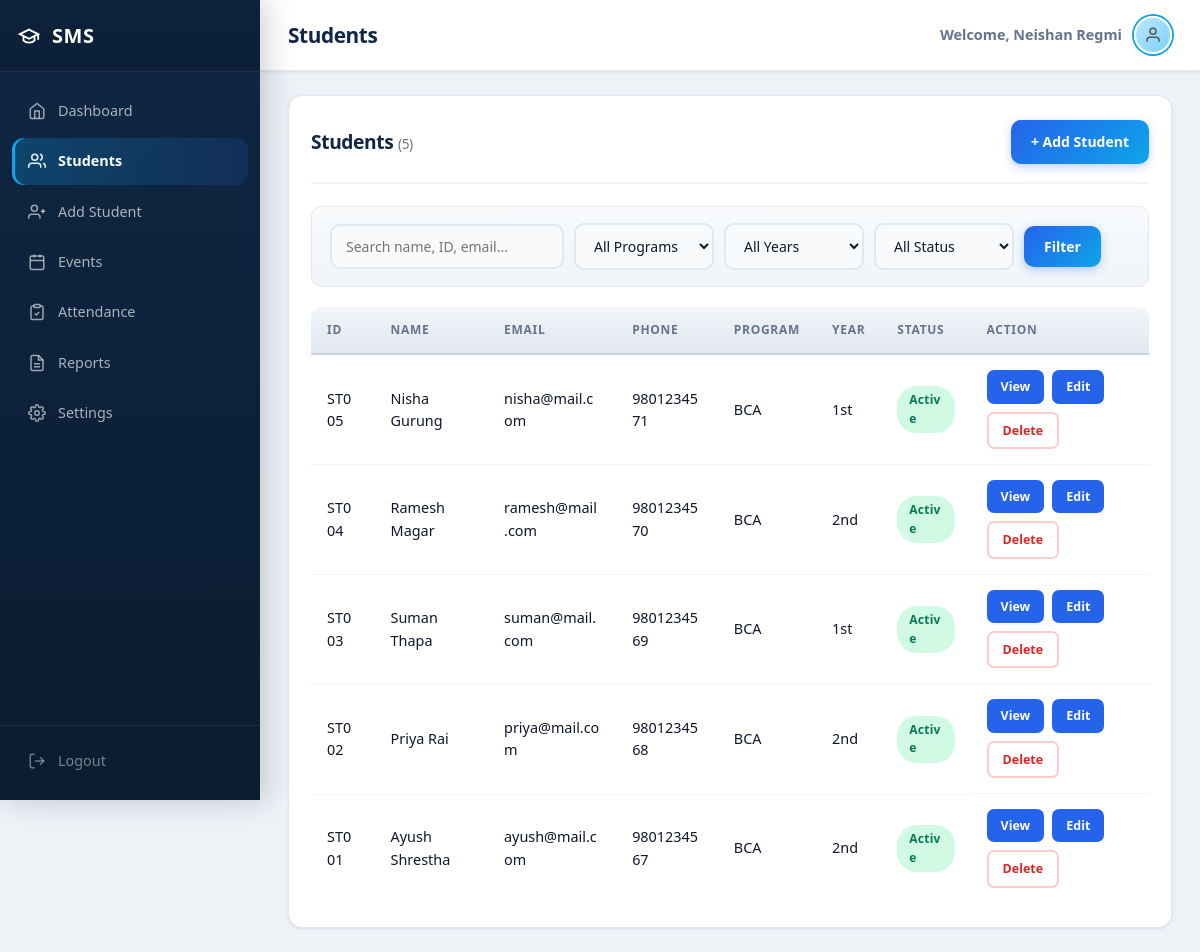
Page /students.php (signed in) on the earlier database version.
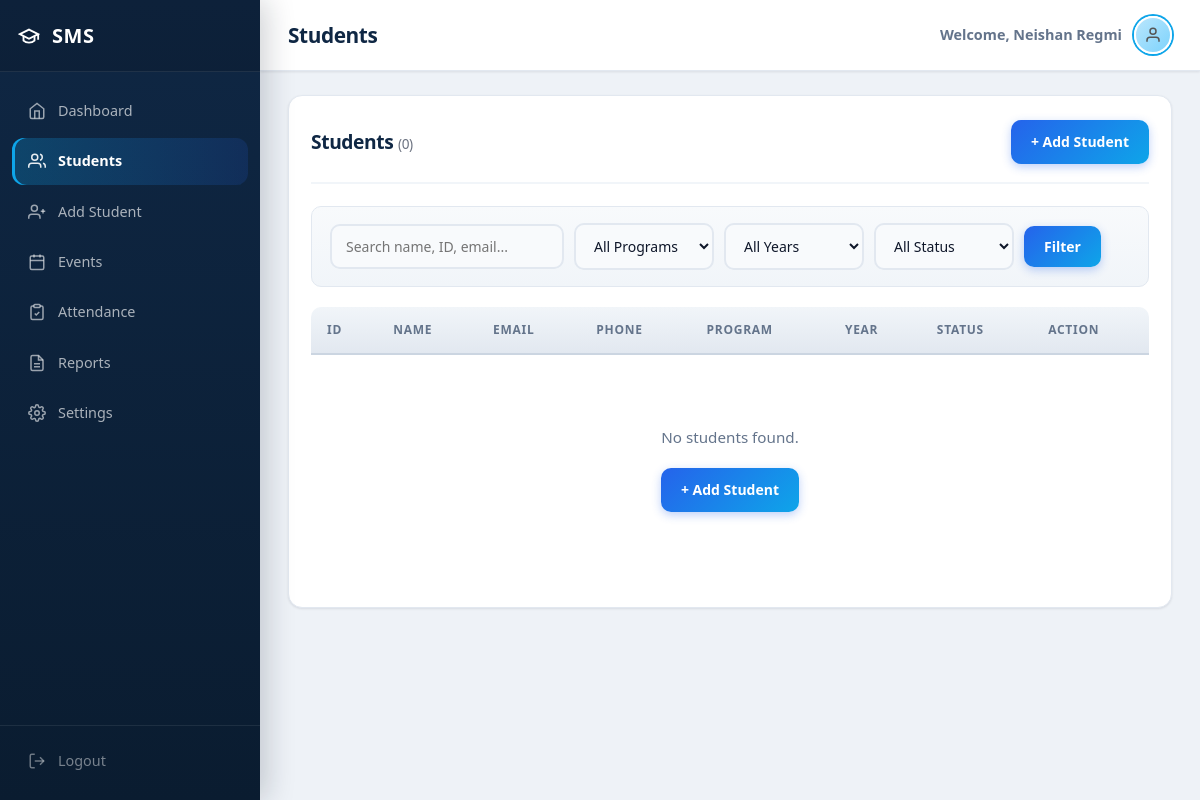
Same page on the later database version.
### tables this page shows
CREATE TABLE IF NOT EXISTS students (
    id INT AUTO_INCREMENT PRIMARY KEY,
    student_id VARCHAR(20) NOT NULL UNIQUE,
    full_name VARCHAR(100) NOT NULL,
    email VARCHAR(100) NOT NULL,
    phone VARCHAR(20) DEFAULT NULL,
    address VARCHAR(255) DEFAULT NULL,
    program VARCHAR(50) NOT NULL,
    year VARCHAR(10) NOT NULL,
    status ENUM('Active', 'Inactive') DEFAULT 'Active',
    gender VARCHAR(20) DEFAULT NULL,
    date_of_birth DATE DEFAULT NULL,
    section VARCHAR(10) DEFAULT NULL,
    guardian_name VARCHAR(100) DEFAULT NULL,
    guardian_phone VARCHAR(20) DEFAULT NULL,
    notes TEXT DEFAULT NULL,
    created_at TIMESTAMP DEFAULT CURRENT_TIMESTAMP
);

### students.php (the view, shortened to what this page needs)
<?php
$db = getDB();
$search = trim($_GET['search'] ?? '');
$page = max(1, (int)($_GET['page'] ?? 1));
$per_page = 10;
$offset = ($page - 1) * $per_page;
$where = [];
$params = [];
$where_sql = $where ? 'WHERE ' . implode(' AND ', $where) : '';
$count_stmt = $db->prepare("SELECT COUNT(*) FROM students $where_sql");
$count_stmt->execute($params);
$total = $count_stmt->fetchColumn();
$stmt = $db->prepare("SELECT * FROM students $where_sql ORDER BY id DESC LIMIT $per_page OFFSET $offset");
$stmt->execute($params);
$students = $stmt->fetchAll();
?>
<!DOCTYPE html>
<html lang="en">
<head>
  <link rel="stylesheet" href="assets/css/style.css?v=5">
</head>
<body>
  <div class="layout">
    <?php include 'includes/sidebar.php'; ?>
    <main class="main">
      <?php $page_title = 'Students'; include 'includes/header_bar.php'; ?>
      <div class="content">
        <div class="page-card">
          <div class="page-header">
            <h1>Students <span style="font-size:0.85rem;color:#6b7280;font-weight:400;">(<?= $total ?>)</span></h1>
            <a href="add-student.php" class="btn-add">+ Add Student</a>
          </div>
          <form method="GET" class="filter-bar">
            <input type="text" name="search" class="filter-select" style="min-width:180px;" placeholder="Search name, ID, email..." value="<?= htmlspecialchars($search) ?>">
            <select name="program" class="filter-select">
              <option value="">All Programs</option>
            </select>
            <select name="year" class="filter-select">
              <option value="">All Years</option>
            </select>
            <select name="status" class="filter-select">
              <option value="">All Status</option>
            </select>
            <button type="submit" class="btn-filter">Filter</button>
          </form>
          <div class="table-wrapper">
            <table class="stack-table">
              <thead>
                <tr><th>ID</th><th>Name</th><th>Email</th><th>Phone</th><th>Program</th><th>Year</th><th>Status</th><th>Action</th></tr>
              </thead>
              <tbody>
                <?php if (empty($students)): ?>
                  <tr><td colspan="8"><div class="empty-state"><p>No students found.</p><a href="add-student.php" class="btn-add">+ Add Student</a></div></td></tr>
                <?php else: foreach ($students as $s): ?>
                  <tr>
                    <td data-label="ID"><?= htmlspecialchars($s['student_id']) ?></td>
                    <td data-label="Name"><?= htmlspecialchars($s['full_name']) ?></td>
                    <td data-label="Email"><?= htmlspecialchars($s['email']) ?></td>
                    <td data-label="Phone"><?= htmlspecialchars($s['phone'] ?: '—') ?></td>
                    <td data-label="Program"><?= htmlspecialchars($s['program']) ?></td>
                    <td data-label="Year"><?= htmlspecialchars($s['year']) ?></td>
                    <td data-label="Status"><span class="badge <?= strtolower($s['status']) ?>"><?= htmlspecialchars($s['status']) ?></span></td>
                    <td class="actions" data-label="Action">
                      <a href="view-student.php?id=<?= $s['id'] ?>" class="btn-view">View</a>
                      <a href="edit-student.php?id=<?= $s['id'] ?>" class="btn-edit">Edit</a>
                      <a href="delete-student.php?id=<?= $s['id'] ?>" class="btn-delete" data-confirm="Delete student <?= htmlspecialchars(addslashes($s['full_name'])) ?>? This cannot be undone.">Delete</a>
                    </td>
                  </tr>
                <?php endforeach; endif; ?>
              </tbody>
            </table>
          </div>
        </div>
      </div>
    </main>
  </div>
</body>
</html>

Differences in the rows shown:
removed students: student "ST005", full_name "Nisha Gurung", email "nisha@mail.com", phone "9801234571", program "BCA", year "1st", status "Active"
removed students: student "ST004", full_name "Ramesh Magar", email "ramesh@mail.com", phone "9801234570", program "BCA", year "2nd", status "Active"
removed students: student "ST003", full_name "Suman Thapa", email "suman@mail.com", phone "9801234569", program "BCA", year "1st", status "Active"
removed students: student "ST002", full_name "Priya Rai", email "priya@mail.com", phone "9801234568", program "BCA", year "2nd", status "Active"
removed students: student "ST001", full_name "Ayush Shrestha", email "ayush@mail.com", phone "9801234567", program "BCA", year "2nd", status "Active"
Other differences:
$total: "5" → "0"
text now shown: "No students found. + Add Student"
